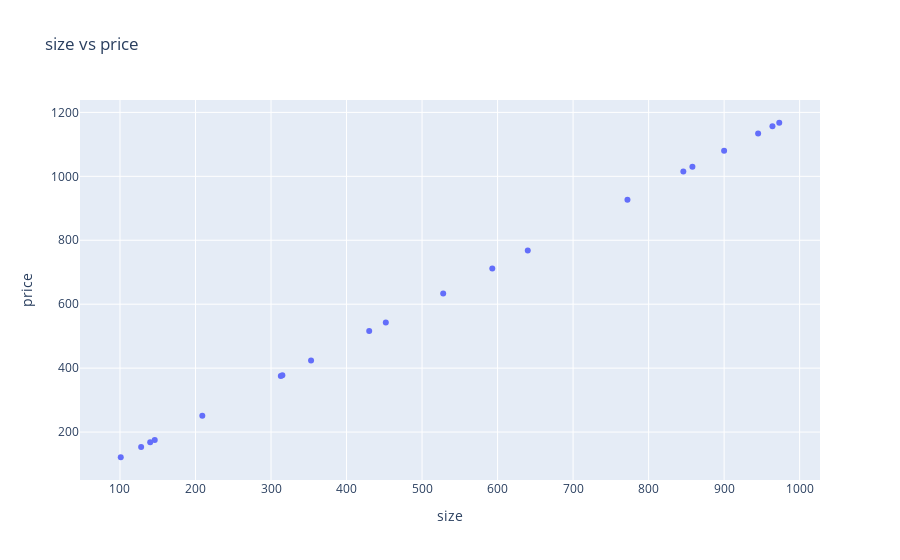

The cell this chart's notebook holds for it:
### Code cell
import plotly.express as px
fig = px.scatter(x=chicken_size, y=price, title='size vs price',labels={"x":"size","y":"price"})
fig.show()

### Figure 1 — Plotly figure (JSON) as saved in the notebook; plotly's stock layout.template omitted (floating-point values rounded to 4 significant figures)
{"data": [{"hovertemplate": "size=%{x}<br>price=%{y}<extra></extra>", "legendgroup": "", "marker": {"color": "#636efa", "symbol": "circle"}, "mode": "markers", "name": "", "orientation": "v", "showlegend": false, "type": "scatter", "x": [846, 640, 430, 452, 973, 528, 772, 146, 964, 945, 593, 858, 315, 101, 900, 209, 140, 128, 353, 313], "xaxis": "x", "y": [1015.0, 768, 516, 542.4, 1168.0, 633.6, 926.4, 175.2, 1157.0, 1134, 711.6, 1030.0, 378, 121.2, 1080, 250.8, 168, 153.6, 423.6, 375.6], "yaxis": "y"}], "layout": {"legend": {"tracegroupgap": 0}, "title": {"text": "size vs price"}, "xaxis": {"anchor": "y", "domain": [0, 1], "title": {"text": "size"}}, "yaxis": {"anchor": "x", "domain": [0, 1], "title": {"text": "price"}}}}
